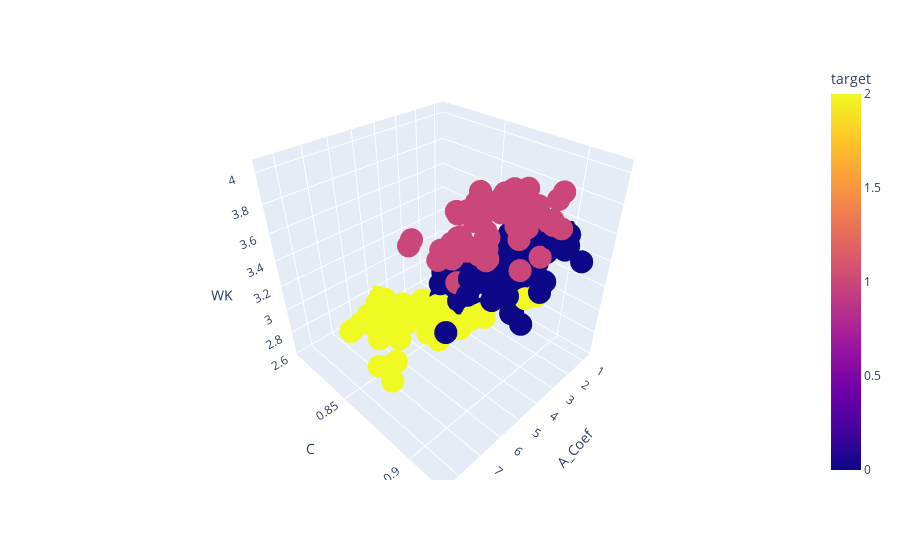

Notebook code for this chart:
### Code cell
import plotly.express as px 
px.scatter_3d(df,x='A_Coef',y='C',z='WK',color = 'target')

### Figure 1 — Plotly figure (JSON) as saved in the notebook; plotly's stock layout.template omitted (floating-point values rounded to 4 significant figures; data arrays with more than 128 entries replaced by an {"elided": "..."} marker saying what was removed)
{"data": [{"hovertemplate": "A_Coef=%{x}<br>C=%{y}<br>WK=%{z}<br>target=%{marker.color}<extra></extra>", "legendgroup": "", "marker": {"color": {"elided": "195 int values"}, "coloraxis": "coloraxis", "symbol": "circle"}, "mode": "markers", "name": "", "scene": "scene", "showlegend": false, "type": "scatter3d", "x": {"elided": "195 float values"}, "y": {"elided": "195 float values"}, "z": {"elided": "195 float values"}}], "layout": {"coloraxis": {"colorbar": {"title": {"text": "target"}}, "colorscale": [[0, "#0d0887"], [0.1111, "#46039f"], [0.2222, "#7201a8"], [0.3333, "#9c179e"], [0.4444, "#bd3786"], [0.5556, "#d8576b"], [0.6667, "#ed7953"], [0.7778, "#fb9f3a"], [0.8889, "#fdca26"], [1, "#f0f921"]]}, "legend": {"tracegroupgap": 0}, "margin": {"t": 60}, "scene": {"domain": {"x": [0, 1], "y": [0, 1]}, "xaxis": {"title": {"text": "A_Coef"}}, "yaxis": {"title": {"text": "C"}}, "zaxis": {"title": {"text": "WK"}}}}}
